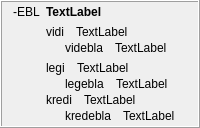
            <widget class="QFrame" name="frame_22">
             <property name="frameShape">
              <enum>QFrame::Box</enum>
             </property>
             <property name="frameShadow">
              <enum>QFrame::Raised</enum>
             </property>
             <layout class="QHBoxLayout" name="horizontalLayout_18">
              <property name="topMargin">
               <number>3</number>
              </property>
              <property name="bottomMargin">
               <number>3</number>
              </property>
              <item>
               <widget class="QLabel" name="label_320">
                <property name="sizePolicy">
                 <sizepolicy hsizetype="Maximum" vsizetype="Preferred">
                  <horstretch>0</horstretch>
                  <verstretch>0</verstretch>
                 </sizepolicy>
                </property>
                <property name="text">
                 <string>-EBL</string>
                </property>
                <property name="alignment">
                 <set>Qt::AlignHCenter|Qt::AlignTop</set>
                </property>
                <property name="tipo" stdset="0">
                 <string>afikso</string>
                </property>
               </widget>
              </item>
              <item>
               <layout class="QVBoxLayout" name="verticalLayout_383">
                <item>
                 <widget class="QLabel" name="Lec08_Label637">
                  <property name="styleSheet">
                   <string notr="true">font-weight: bold;</string>
                  </property>
                  <property name="text">
                   <string>TextLabel</string>
                  </property>
                  <property name="wordWrap">
                   <bool>true</bool>
                  </property>
                 </widget>
                </item>
                <item>
                 <layout class="QVBoxLayout" name="verticalLayout_26">
                  <item>
                   <layout class="QVBoxLayout" name="verticalLayout_368"/>
                  </item>
                  <item>
                   <layout class="QVBoxLayout" name="verticalLayout_361">
                    <item>
                     <layout class="QVBoxLayout" name="verticalLayout_355">
                      <property name="spacing">
                       <number>2</number>
                      </property>
                      <item>
                       <layout class="QHBoxLayout" name="horizontalLayout_590">
                        <property name="spacing">
                         <number>12</number>
                        </property>
                        <item>
                         <widget class="neklakebla_nova" name="Lec08_Button618">
                          <property name="text">
                           <string>vidi</string>
                          </property>
                          <property name="wordWrap">
                           <bool>true</bool>
                          </property>
                         </widget>
                        </item>
                        <item>
                         <widget class="QLabel" name="Lec08_Label638">
                          <property name="sizePolicy">
                           <sizepolicy hsizetype="Expanding" vsizetype="Preferred">
                            <horstretch>0</horstretch>
                            <verstretch>0</verstretch>
                           </sizepolicy>
                          </property>
                          <property name="text">
                           <string>TextLabel</string>
                          </property>
                          <property name="wordWrap">
                           <bool>true</bool>
                          </property>
                         </widget>
                        </item>
                       </layout>
                      </item>
                      <item>
                       <layout class="QHBoxLayout" name="horizontalLayout_591">
                        <property name="spacing">
                         <number>12</number>
                        </property>
                        <item>
                         <widget class="label_sago_reversa" name="label_382">
                          <property name="sizePolicy">
                           <sizepolicy hsizetype="Maximum" vsizetype="Preferred">
                            <horstretch>0</horstretch>
                            <verstretch>0</verstretch>
                           </sizepolicy>
                          </property>
                          <property name="text">
                           <string/>
                          </property>
                          <property name="pixmap">
                           <pixmap resource="ikonoj.qrc">:/ikonoj/sago_revena.png</pixmap>
                          </property>
                         </widget>
                        </item>
                        <item>
                         <widget class="neklakebla_nova" name="Lec08_Button619">
                          <property name="text">
                           <string>videbla</string>
                          </property>
                          <property name="wordWrap">
                           <bool>true</bool>
                          </property>
                         </widget>
                        </item>
                        <item>
                         <widget class="QLabel" name="Lec08_Label639">
                          <property name="sizePolicy">
                           <sizepolicy hsizetype="Expanding" vsizetype="Preferred">
                            <horstretch>0</horstretch>
                            <verstretch>0</verstretch>
                           </sizepolicy>
                          </property>
                          <property name="text">
                           <string>TextLabel</string>
                          </property>
                          <property name="wordWrap">
                           <bool>true</bool>
                          </property>
                         </widget>
                        </item>
                       </layout>
                      </item>
                     </layout>
                    </item>
                    <item>
                     <layout class="QVBoxLayout" name="verticalLayout_359">
                      <property name="spacing">
                       <number>2</number>
                      </property>
                      <item>
                       <layout class="QHBoxLayout" name="horizontalLayout_633">
                        <property name="spacing">
                         <number>12</number>
                        </property>
                        <item>
                         <widget class="neklakebla_nova" name="Lec08_Button45">
                          <property name="text">
                           <string>legi</string>
                          </property>
                          <property name="wordWrap">
                           <bool>true</bool>
                          </property>
                         </widget>
                        </item>
                        <item>
                         <widget class="QLabel" name="Lec08_Label54">
                          <property name="sizePolicy">
                           <sizepolicy hsizetype="Expanding" vsizetype="Preferred">
                            <horstretch>0</horstretch>
                            <verstretch>0</verstretch>
                           </sizepolicy>
                          </property>
                          <property name="text">
                           <string>TextLabel</string>
                          </property>
                          <property name="wordWrap">
                           <bool>true</bool>
                          </property>
                         </widget>
                        </item>
                       </layout>
                      </item>
                      <item>
                       <layout class="QHBoxLayout" name="horizontalLayout_634">
                        <property name="spacing">
                         <number>12</number>
                        </property>
                        <item>
                         <widget class="label_sago_reversa" name="label_391">
                          <property name="sizePolicy">
                           <sizepolicy hsizetype="Maximum" vsizetype="Preferred">
                            <horstretch>0</horstretch>
                            <verstretch>0</verstretch>
                           </sizepolicy>
                          </property>
                          <property name="text">
                           <string/>
                          </property>
                          <property name="pixmap">
                           <pixmap resource="ikonoj.qrc">:/ikonoj/sago_revena.png</pixmap>
                          </property>
                         </widget>
                        </item>
                        <item>
                         <widget class="neklakebla_nova" name="Lec08_Button46">
                          <property name="text">
                           <string>legebla</string>
                          </property>
                          <property name="wordWrap">
                           <bool>true</bool>
                          </property>
                         </widget>
                        </item>
                        <item>
                         <widget class="QLabel" name="Lec08_Label55">
                          <property name="sizePolicy">
                           <sizepolicy hsizetype="Expanding" vsizetype="Preferred">
                            <horstretch>0</horstretch>
                            <verstretch>0</verstretch>
                           </sizepolicy>
                          </property>
                          <property name="text">
                           <string>TextLabel</string>
                          </property>
                          <property name="wordWrap">
                           <bool>true</bool>
                          </property>
                         </widget>
                        </item>
                       </layout>
                      </item>
                      <item>
                       <layout class="QVBoxLayout" name="verticalLayout_360">
                        <property name="spacing">
                         <number>2</number>
                        </property>
                        <item>
                         <layout class="QHBoxLayout" name="horizontalLayout_592">
                          <property name="spacing">
                           <number>12</number>
                          </property>
                          <item>
                           <widget class="neklakebla_nova" name="Lec08_Button41">
                            <property name="text">
                             <string>kredi</string>
                            </property>
                            <property name="wordWrap">
                             <bool>true</bool>
                            </property>
                           </widget>
                          </item>
                          <item>
                           <widget class="QLabel" name="Lec08_Label50">
                            <property name="sizePolicy">
                             <sizepolicy hsizetype="Expanding" vsizetype="Preferred">
                              <horstretch>0</horstretch>
                              <verstretch>0</verstretch>
                             </sizepolicy>
                            </property>
                            <property name="text">
                             <string>TextLabel</string>
                            </property>
                            <property name="wordWrap">
                             <bool>true</bool>
                            </property>
                           </widget>
                          </item>
                         </layout>
                        </item>
                        <item>
                         <layout class="QHBoxLayout" name="horizontalLayout_593">
                          <property name="spacing">
                           <number>12</number>
                          </property>
                          <item>
                           <widget class="label_sago_reversa" name="label_383">
                            <property name="sizePolicy">
                             <sizepolicy hsizetype="Maximum" vsizetype="Preferred">
                              <horstretch>0</horstretch>
                              <verstretch>0</verstretch>
                             </sizepolicy>
                            </property>
                            <property name="text">
                             <string/>
                            </property>
                            <property name="pixmap">
                             <pixmap resource="ikonoj.qrc">:/ikonoj/sago_revena.png</pixmap>
                            </property>
                           </widget>
                          </item>
                          <item>
                           <widget class="neklakebla_nova" name="Lec08_Button42">
                            <property name="text">
                             <string>kredebla</string>
                            </property>
                            <property name="wordWrap">
                             <bool>true</bool>
                            </property>
                           </widget>
                          </item>
                          <item>
                           <widget class="QLabel" name="Lec08_Label51">
                            <property name="sizePolicy">
                             <sizepolicy hsizetype="Expanding" vsizetype="Preferred">
                              <horstretch>0</horstretch>
                              <verstretch>0</verstretch>
                             </sizepolicy>
                            </property>
                            <property name="text">
                             <string>TextLabel</string>
                            </property>
                            <property name="wordWrap">
                             <bool>true</bool>
                            </property>
                           </widget>
                          </item>
                         </layout>
                        </item>
                       </layout>
                      </item>
                     </layout>
                    </item>
                   </layout>
                  </item>
                 </layout>
                </item>
               </layout>
              </item>
             </layout>
            </widget>
